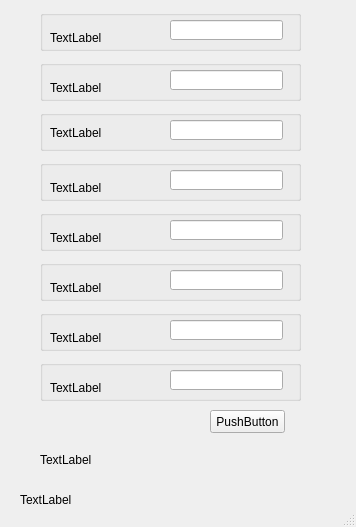
<?xml version="1.0" encoding="UTF-8"?>
<ui version="4.0">
 <class>mainwindow</class>
 <widget class="QMainWindow" name="mainwindow">
  <property name="geometry">
   <rect>
    <x>0</x>
    <y>0</y>
    <width>356</width>
    <height>527</height>
   </rect>
  </property>
  <property name="windowTitle">
   <string>MainWindow</string>
  </property>
  <widget class="QWidget" name="centralwidget">
   <widget class="QGroupBox" name="groupBox">
    <property name="geometry">
     <rect>
      <x>40</x>
      <y>10</y>
      <width>261</width>
      <height>41</height>
     </rect>
    </property>
    <property name="title">
     <string/>
    </property>
    <widget class="QLabel" name="label">
     <property name="geometry">
      <rect>
       <x>10</x>
       <y>20</y>
       <width>71</width>
       <height>16</height>
      </rect>
     </property>
     <property name="text">
      <string>TextLabel</string>
     </property>
    </widget>
    <widget class="QLineEdit" name="lineEdit">
     <property name="geometry">
      <rect>
       <x>130</x>
       <y>10</y>
       <width>113</width>
       <height>20</height>
      </rect>
     </property>
    </widget>
   </widget>
   <widget class="QGroupBox" name="groupBox_2">
    <property name="geometry">
     <rect>
      <x>40</x>
      <y>60</y>
      <width>261</width>
      <height>41</height>
     </rect>
    </property>
    <property name="title">
     <string/>
    </property>
    <widget class="QLabel" name="label_2">
     <property name="geometry">
      <rect>
       <x>10</x>
       <y>20</y>
       <width>81</width>
       <height>16</height>
      </rect>
     </property>
     <property name="text">
      <string>TextLabel</string>
     </property>
    </widget>
    <widget class="QLineEdit" name="lineEdit_2">
     <property name="geometry">
      <rect>
       <x>130</x>
       <y>10</y>
       <width>113</width>
       <height>20</height>
      </rect>
     </property>
    </widget>
   </widget>
   <widget class="QGroupBox" name="groupBox_3">
    <property name="geometry">
     <rect>
      <x>40</x>
      <y>110</y>
      <width>261</width>
      <height>41</height>
     </rect>
    </property>
    <property name="title">
     <string/>
    </property>
    <widget class="QLabel" name="label_3">
     <property name="geometry">
      <rect>
       <x>10</x>
       <y>13</y>
       <width>101</width>
       <height>20</height>
      </rect>
     </property>
     <property name="text">
      <string>TextLabel</string>
     </property>
    </widget>
    <widget class="QLineEdit" name="lineEdit_3">
     <property name="geometry">
      <rect>
       <x>130</x>
       <y>10</y>
       <width>113</width>
       <height>20</height>
      </rect>
     </property>
    </widget>
   </widget>
   <widget class="QGroupBox" name="groupBox_4">
    <property name="geometry">
     <rect>
      <x>40</x>
      <y>160</y>
      <width>261</width>
      <height>41</height>
     </rect>
    </property>
    <property name="title">
     <string/>
    </property>
    <widget class="QLabel" name="label_4">
     <property name="geometry">
      <rect>
       <x>10</x>
       <y>20</y>
       <width>91</width>
       <height>16</height>
      </rect>
     </property>
     <property name="text">
      <string>TextLabel</string>
     </property>
    </widget>
    <widget class="QLineEdit" name="lineEdit_4">
     <property name="geometry">
      <rect>
       <x>130</x>
       <y>10</y>
       <width>113</width>
       <height>20</height>
      </rect>
     </property>
    </widget>
   </widget>
   <widget class="QGroupBox" name="groupBox_5">
    <property name="geometry">
     <rect>
      <x>40</x>
      <y>210</y>
      <width>261</width>
      <height>41</height>
     </rect>
    </property>
    <property name="title">
     <string/>
    </property>
    <widget class="QLabel" name="label_5">
     <property name="geometry">
      <rect>
       <x>10</x>
       <y>20</y>
       <width>101</width>
       <height>16</height>
      </rect>
     </property>
     <property name="text">
      <string>TextLabel</string>
     </property>
    </widget>
    <widget class="QLineEdit" name="lineEdit_5">
     <property name="geometry">
      <rect>
       <x>130</x>
       <y>10</y>
       <width>113</width>
       <height>20</height>
      </rect>
     </property>
    </widget>
   </widget>
   <widget class="QGroupBox" name="groupBox_6">
    <property name="geometry">
     <rect>
      <x>40</x>
      <y>260</y>
      <width>261</width>
      <height>41</height>
     </rect>
    </property>
    <property name="title">
     <string/>
    </property>
    <widget class="QLabel" name="label_6">
     <property name="geometry">
      <rect>
       <x>10</x>
       <y>20</y>
       <width>91</width>
       <height>16</height>
      </rect>
     </property>
     <property name="text">
      <string>TextLabel</string>
     </property>
    </widget>
    <widget class="QLineEdit" name="lineEdit_6">
     <property name="geometry">
      <rect>
       <x>130</x>
       <y>10</y>
       <width>113</width>
       <height>20</height>
      </rect>
     </property>
    </widget>
   </widget>
   <widget class="QGroupBox" name="groupBox_7">
    <property name="geometry">
     <rect>
      <x>40</x>
      <y>310</y>
      <width>261</width>
      <height>41</height>
     </rect>
    </property>
    <property name="title">
     <string/>
    </property>
    <widget class="QLabel" name="label_7">
     <property name="geometry">
      <rect>
       <x>10</x>
       <y>20</y>
       <width>91</width>
       <height>16</height>
      </rect>
     </property>
     <property name="text">
      <string>TextLabel</string>
     </property>
    </widget>
    <widget class="QLineEdit" name="lineEdit_7">
     <property name="geometry">
      <rect>
       <x>130</x>
       <y>10</y>
       <width>113</width>
       <height>20</height>
      </rect>
     </property>
    </widget>
   </widget>
   <widget class="QGroupBox" name="groupBox_8">
    <property name="geometry">
     <rect>
      <x>40</x>
      <y>360</y>
      <width>261</width>
      <height>41</height>
     </rect>
    </property>
    <property name="title">
     <string/>
    </property>
    <widget class="QLabel" name="label_8">
     <property name="geometry">
      <rect>
       <x>10</x>
       <y>20</y>
       <width>101</width>
       <height>16</height>
      </rect>
     </property>
     <property name="text">
      <string>TextLabel</string>
     </property>
    </widget>
    <widget class="QLineEdit" name="lineEdit_8">
     <property name="geometry">
      <rect>
       <x>130</x>
       <y>10</y>
       <width>113</width>
       <height>20</height>
      </rect>
     </property>
    </widget>
   </widget>
   <widget class="QPushButton" name="pushButton">
    <property name="geometry">
     <rect>
      <x>210</x>
      <y>410</y>
      <width>75</width>
      <height>23</height>
     </rect>
    </property>
    <property name="text">
     <string>PushButton</string>
    </property>
   </widget>
   <widget class="QLabel" name="label_9">
    <property name="geometry">
     <rect>
      <x>40</x>
      <y>450</y>
      <width>291</width>
      <height>20</height>
     </rect>
    </property>
    <property name="text">
     <string>TextLabel</string>
    </property>
   </widget>
   <widget class="QLabel" name="label_10">
    <property name="geometry">
     <rect>
      <x>20</x>
      <y>490</y>
      <width>321</width>
      <height>20</height>
     </rect>
    </property>
    <property name="text">
     <string>TextLabel</string>
    </property>
   </widget>
  </widget>
  <widget class="QStatusBar" name="statusbar"/>
 </widget>
 <resources/>
 <connections/>
</ui>
